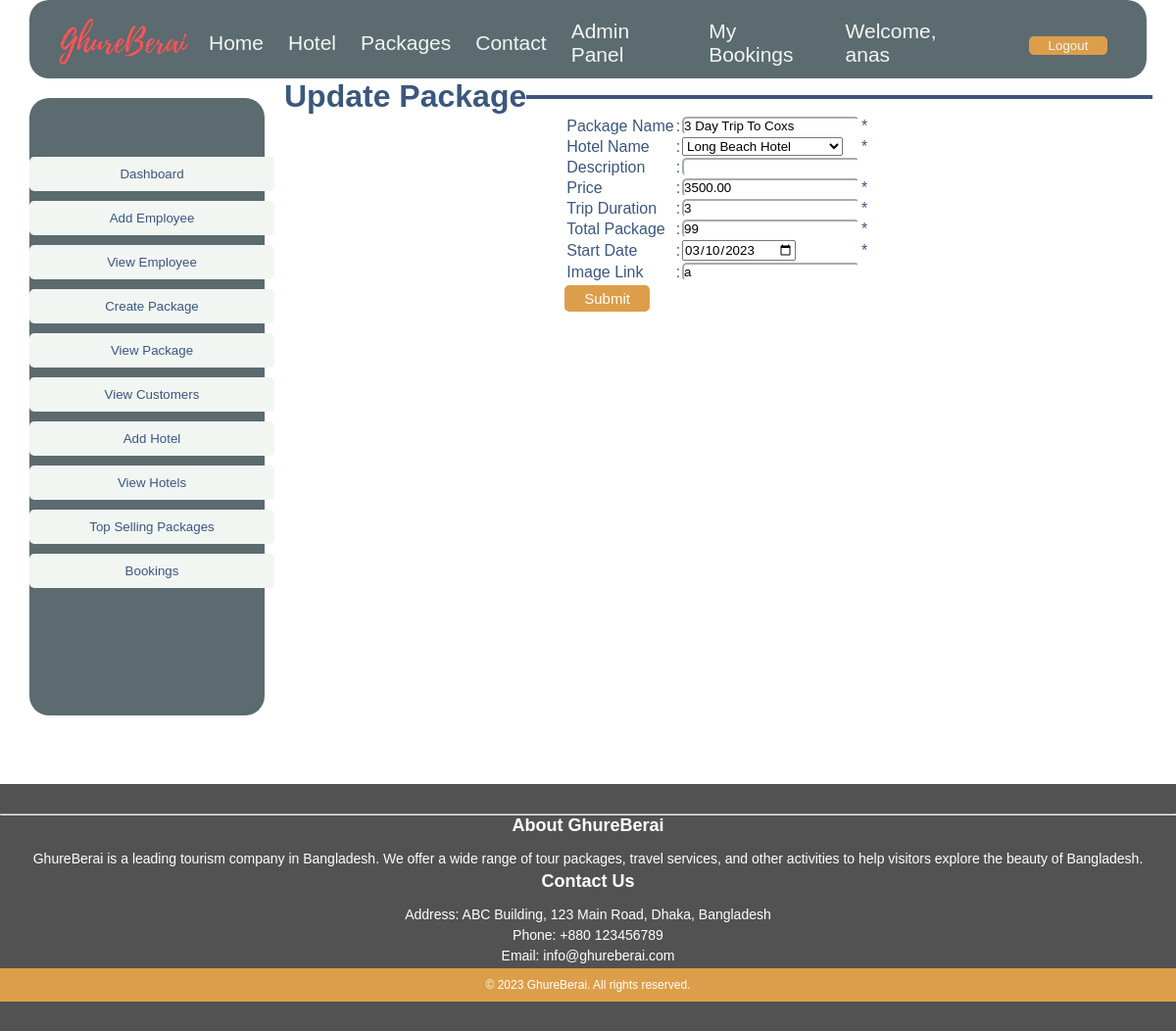
/View/Admin/UpdatePackage.php?updatePack=1 (signed in), run on the app's committed database.
### tables this page shows
CREATE TABLE `packages` (
  `Package_Id` int(11) NOT NULL,
  `Name` varchar(100) NOT NULL,
  `Hotel_Name` varchar(100) NOT NULL,
  `Description` text DEFAULT NULL,
  `Price` decimal(10,2) NOT NULL,
  `Days` int(11) NOT NULL,
  `P_left` int(11) NOT NULL,
  `P_sold` int(11) DEFAULT NULL,
  `Start_Date` date DEFAULT NULL,
  `End_Date` date DEFAULT NULL,
  `Image_url` varchar(255) DEFAULT NULL,
  `Created_at` timestamp NOT NULL DEFAULT current_timestamp(),
  `Updated_at` timestamp NOT NULL DEFAULT current_timestamp() ON UPDATE current_timestamp()
);

### Model/Admin/PackagesModel.php (called while the page is built, shortened)
<?php
function getPackage($Package_Id)
{
    require('../../Model/Connection.php');
    $sql = "select * from packages where Package_Id = $Package_Id";
    $result = $con->query($sql);
    return $result;
}

### Controller/Admin/UpdatePackageController.php (called while the page is built, shortened)
<?php
function getPack($Package_Id)
{
    require_once('../../Model/Admin/PackagesModel.php');
    $result = getPackage($Package_Id);
    return $result;
}
function c_getHotels()
{
    require_once('../../Model/Admin/PackagesModel.php');
    $result = getHotels();
    return $result;
}

### View/Admin/UpdatePackage.php (the view, shortened to what this page needs)
<?php
if (isset($_GET['updatePack'])) {
    $Package_Id = $_GET['updatePack'];
    require_once('../../Controller/Admin/UpdatePackageController.php');
    $result =  getPack($Package_Id);
    $data = mysqli_fetch_assoc($result);
    $Package_Name = $data['Name'];
    $Hotel_Name = $data['Hotel_Name'];
    $Description = $data['Description'];
    $Price = $data['Price'];
    $Days = $data['Days'];
    $P_left = $data['P_left'];
    $Start_Date = date('Y-m-d', strtotime($data['Start_Date'] . ' + ' . $Days . ' days'));
    $Image_url = $data['Image_url'];
}
?>
<!DOCTYPE html>
<html lang="en">
<head>
    <link rel="stylesheet" href="index.css">
</head>
<body>
    <div>
        <div class="AddEmpForm">
            <?php
            include("Header.php");
            include("AdminPanelMenu.php");
            ?>
            <div class="AdminDash">
                <fieldset
                    style=" border: 4px solid #3B577D; border-bottom: none; border-left: none; border-right: none;">
                    <legend style="text-align: left">
                        <h1 align="center">Update Package</h1>
                    </legend>
                </fieldset>
                <div class="" align="center">
                    <div>
                        <form method="POST"
                            action="../../Controller/Admin/UpdatePackageController.php?updateid=<?php echo $Package_Id ?>"
                            onsubmit="return updatePackCheck()">
                            <div>
                                <table align="center" style="text-align: left">
                                    <tr>
                                        <td><label for="Name">Package Name</label></td>
                                        <td>:</td>
                                        <td><Input type="text" name="Name" id="Name"
                                                value="<?php echo $Package_Name; ?>"></Input></td>
                                        <td>*</td>
                                    </tr>
                                    <tr>
                                        <td>Hotel Name</td>
                                        <td>:</td>
                                        <td>
                                            <?php
                                            require_once('../../Controller/Admin/UpdatePackageController.php');
                                            echo "<select class='hselect'name='Hotel_Name'>";
                                            ?>
                                            <option selected="selected">
                                                <?php echo $Hotel_Name; ?>
                                            </option>
                                            <?php
                                            echo "</select>";
                                            ?>
                                        </td>
                                        <td>*</td>
                                    </tr>
                                    <tr>
                                        <td><label for="Description">Description </label></td>
                                        <td>:</td>
                                        <td><Input type="text" name="Description" id="Description"
                                                value="<?php echo $Description; ?>"></Input></td>
                                    </tr>
                                    <tr>
                                        <td><label for="Price">Price </label></td>
                                        <td>:</td>
                                        <td><input type="text" name="Price" id="Price" value="<?php echo $Price; ?>">
                                        </td>
                                        <td>*</td>
                                    </tr>
                                    <tr>
                                        <td><label for="Days">Trip Duration</label></td>
                                        <td>:</td>
                                        <td><Input type="text" name="Days" id="Days"
                                                value="<?php echo $Days; ?>"></Input></td>
                                        <td>*</td>
                                    </tr>
                                    <tr>
                                        <td><label for="TotalPackages">Total Package </label></td>
                                        <td>:</td>
                                        <td><Input type="text" name="TotalPackages" id="TotalPackages"
                                                value="<?php echo $P_left; ?>"></Input></td>
                                        <td>*</td>
                                    </tr>
                                    <tr>
                                        <td><label for="Start_Date">Start Date </label></td>
                                        <td>:</td>
                                        <td><Input type="date" name="Start_Date" id="Start_Date"
                                                value="<?php echo $Start_Date; ?>"></Input></td>
                                        <td>*</td>
                                    </tr>
                                    <tr>
                                        <td><label for="img">Image Link </label></td>
                                        <td>:</td>
                                        <td><input type="text" name="img" id="img" value="<?php echo $Image_url; ?>">
                                        </td>
                                    </tr>
                                </table>
                            </div>
                            <div class="EmpFormButton">
                                <input class="input-btn" type="submit">
                            </div>
                        </form>
                    </div>
                </div>
            </div>
        </div>
        <?php
        include('../../View/Footer.php');
        ?>
</body>
</html>

### View/Assets/index.css (style rules this page uses)
* { font-family: sans-serif; margin: 0; padding: 0; }
.AdminDash { color: #3b577d; height: 715px; width: 73.8%; background-color: #fff; margin-top: 80px; margin-left: 20px; box-sizing: border-box; }
.AddEmpForm { height: 800px; display: flex; }
.AddEmpForm input[type="text"] { border-color: white; border-radius: 5px; }
.AddEmpForm form { display: grid; justify-content: center; }
.EmpFormButton { display: grid; justify-content: flex-start; }
.input-btn { border: none; padding: 5px 20px; background-color: #dc9e4a; color: white; border-radius: 5px; cursor: pointer; font-size: 15px; }

### data on the page
packages: Name "3 Day Trip To Coxs", Hotel_Name "Long Beach Hotel", Price "3500.00", Days "3", TotalPackages "99", Start_Date "03/10/2023", img "a"

### other printed values
$_SESSION["username"] "anas"
